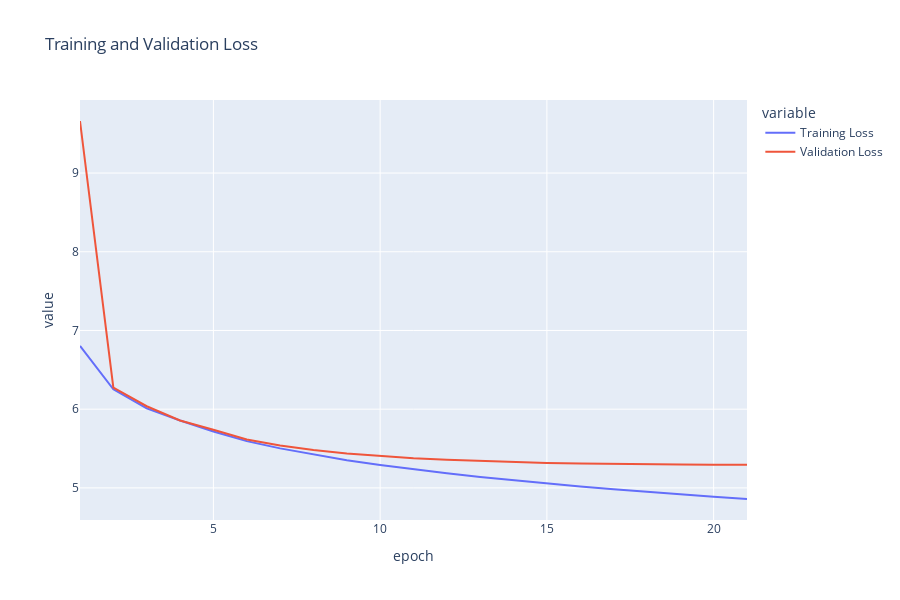

Notebook code for this chart:
### Code cell
px.line(df_metrics, x='epoch',y=["Training Loss", "Validation Loss"], title="Training and Validation Loss", width=900, height=600)

### Figure 1 — Plotly figure (JSON) as saved in the notebook; plotly's stock layout.template omitted (floating-point values rounded to 4 significant figures)
{"data": [{"hovertemplate": "variable=Training Loss<br>epoch=%{x}<br>value=%{y}<extra></extra>", "legendgroup": "Training Loss", "line": {"color": "#636efa", "dash": "solid"}, "marker": {"symbol": "circle"}, "mode": "lines", "name": "Training Loss", "orientation": "v", "showlegend": true, "type": "scatter", "x": [1, 2, 3, 4, 5, 6, 7, 8, 9, 10, 11, 12, 13, 14, 15, 16, 17, 18, 19, 20, 21], "xaxis": "x", "y": [6.804, 6.252, 6.009, 5.857, 5.716, 5.594, 5.502, 5.423, 5.353, 5.291, 5.236, 5.185, 5.139, 5.096, 5.055, 5.018, 4.982, 4.949, 4.917, 4.887, 4.859], "yaxis": "y"}, {"hovertemplate": "variable=Validation Loss<br>epoch=%{x}<br>value=%{y}<extra></extra>", "legendgroup": "Validation Loss", "line": {"color": "#EF553B", "dash": "solid"}, "marker": {"symbol": "circle"}, "mode": "lines", "name": "Validation Loss", "orientation": "v", "showlegend": true, "type": "scatter", "x": [1, 2, 3, 4, 5, 6, 7, 8, 9, 10, 11, 12, 13, 14, 15, 16, 17, 18, 19, 20, 21], "xaxis": "x", "y": [9.662, 6.275, 6.037, 5.857, 5.739, 5.615, 5.538, 5.482, 5.438, 5.404, 5.377, 5.357, 5.34, 5.327, 5.317, 5.309, 5.303, 5.298, 5.296, 5.294, 5.294], "yaxis": "y"}], "layout": {"height": 600, "legend": {"title": {"text": "variable"}, "tracegroupgap": 0}, "title": {"text": "Training and Validation Loss"}, "width": 900, "xaxis": {"anchor": "y", "domain": [0, 1], "title": {"text": "epoch"}}, "yaxis": {"anchor": "x", "domain": [0, 1], "title": {"text": "value"}}}}
